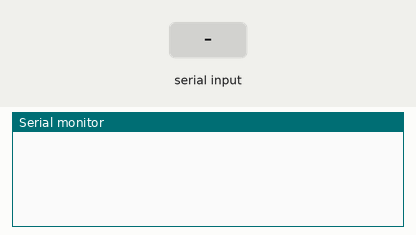
The sketch below on a simulated Arduino Uno, built with avr-gcc and run on an emulated ATmega328P. Parts: the last lines printed to the serial monitor. The inputs (shaded band) are chosen by the test bench.

Above: at 1.2 s.
1.3 s: "90,45\n" received over Serial
At 2.2 s:
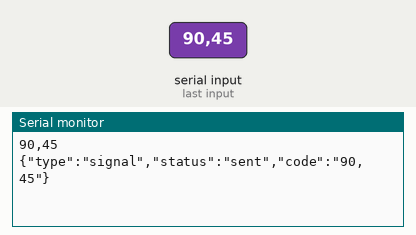
3.2 s: "0\n" received over Serial
At 4.7 s:
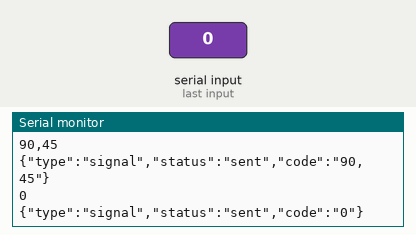

Measured:
- after the input at 1.3 s, the serial monitor: prints a new line at once (image 1)
- after the input at 3.2 s, the serial monitor: prints a new line at once (image 2)

The sketch:

single-arduino-tx-rx.ino
```cpp
/*
  Simple example for both sender and receiver

  - Dependencies:
  https://github.com/sui77/rc-switch/releases/latest (RC 433mhz library)
  https://github.com/bblanchon/ArduinoJson (Arduino JSON Library)

  How to connect the 433mhz receiver to arduino: GND - 5V - pin D2
  How to connect the 433mhz transmitter to Arduino: GND - 5V - pin D10

*/

#include <RCSwitch.h>
#include <ArduinoJson.h>

RCSwitch mySwitch = RCSwitch();

void setup() {
  Serial.begin(9600);

  // Transmitter is connected to Arduino Pin #10
  mySwitch.enableTransmit(10);
  // Receiver connected on inerrupt 0 => that is pin #2
  mySwitch.enableReceive(0);

}


void invia(){


     if (Serial.available() > 0){

        String val = Serial.readStringUntil('\n');

        Serial.println(val);
        if (val)
        {

           mySwitch.send(val.toInt(), 24);

          // Serial response
          StaticJsonBuffer<100> jsonBuffer;

          JsonObject& root = jsonBuffer.createObject();
          root["type"] = "signal";
          root["status"] = "sent";
          root["code"] = val;


          root.printTo(Serial);
          Serial.println(); // send a \n

          //Serial.println("@ "+val+" sent!");


          /* ALTRI MODI DISPONIBILI D'INVIO */
           /* See Example: TypeA_WithDIPSwitches */
            //mySwitch.switchOn("11111", "00100");
            //delay(5000);
            //mySwitch.switchOff("11111", "00100");
            //delay(1000);

              /* Same switch as above, but using decimal code */
            //mySwitch.send(5201, 24); // on
            //delay(5000);
            //mySwitch.send(5204, 24); // off
            //delay(1000);

            /* Same switch as above, but using binary code */
            //mySwitch.send("000000000001010001010001"); // on
            //delay(5000);
            //mySwitch.send("000000000001010001010100"); // off
            //delay(1000);


        }

     }


}

void ricevi(){

if (mySwitch.available()) {

    int value = mySwitch.getReceivedValue();

    StaticJsonBuffer<200> jsonBuffer;
    JsonObject& root = jsonBuffer.createObject();

    if (value == 0) {
      Serial.print("Unknown encoding");
      root["type"] = "signal";
      root["status"] = "unknown";
      root["code"] = value;
      root["bitlength"] = mySwitch.getReceivedBitlength();
      root["protocol"] = mySwitch.getReceivedProtocol();

      root.printTo(Serial);
      Serial.println(); // send a \n

    } else {

      // Serial response

          root["type"] = "signal";
          root["status"] = "received";
          root["code"] = mySwitch.getReceivedValue();
          root["bitlength"] = mySwitch.getReceivedBitlength();
          root["protocol"] = mySwitch.getReceivedProtocol();

          root.printTo(Serial);
          Serial.println(); // send a \n

    }

    mySwitch.resetAvailable();
  }

/* // Advanced debug
  if (mySwitch.available()) {
    output(mySwitch.getReceivedValue(), mySwitch.getReceivedBitlength(), mySwitch.getReceivedDelay(), mySwitch.getReceivedRawdata(),mySwitch.getReceivedProtocol());
    mySwitch.resetAvailable();
  }
*/
}

void loop() {

  invia();

  ricevi();

}
```
